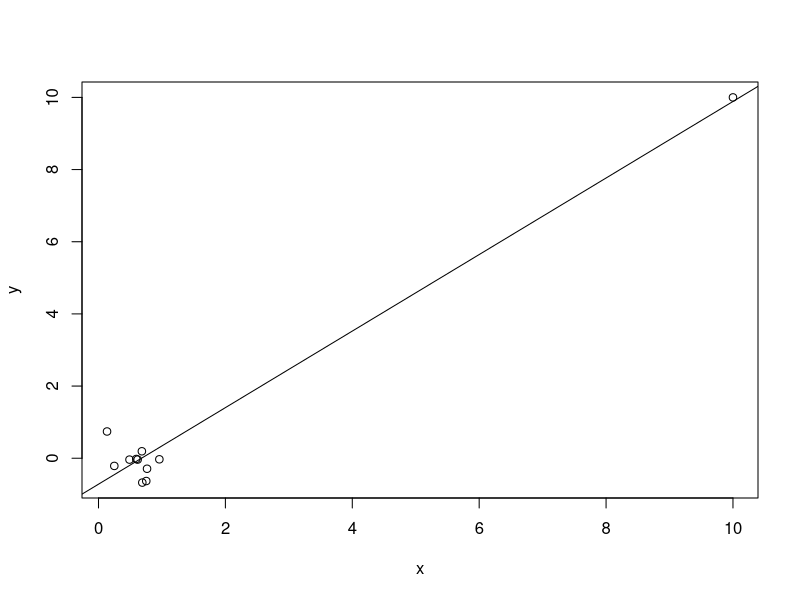

Generate this figure with R:
## ---- chunk 1
knitr::opts_chunk$set(echo = FALSE)
## ---- chunk 2
x = c(runif(10), 10)
y = c(runif(10) - x[1:10], 10)
plot(x,y)
abline(lm(y~x))

